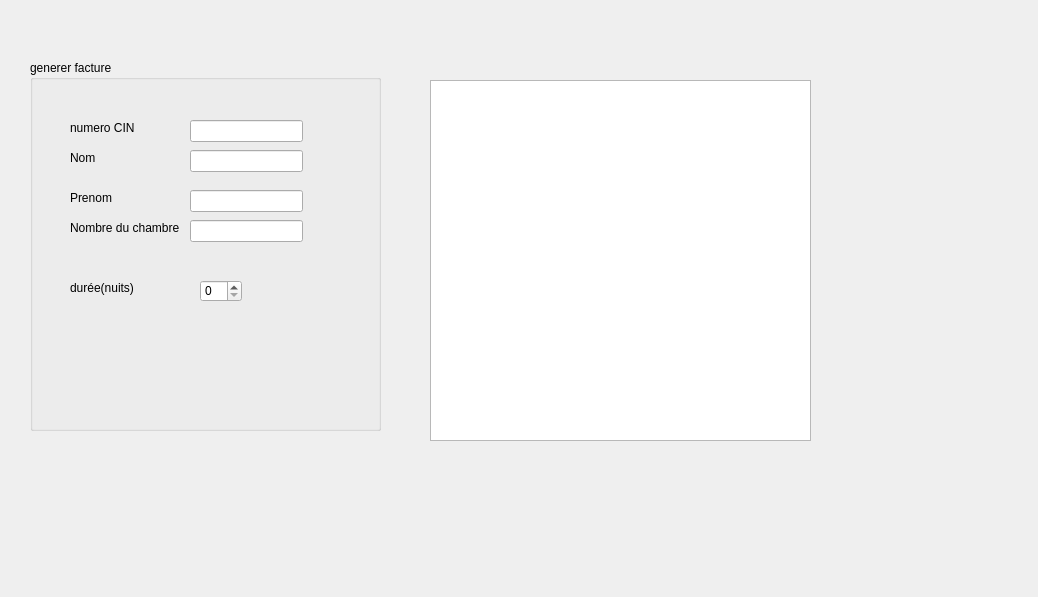
<?xml version="1.0" encoding="UTF-8"?>
<ui version="4.0">
 <class>GenererFacturePDF</class>
 <widget class="QWidget" name="GenererFacturePDF">
  <property name="geometry">
   <rect>
    <x>0</x>
    <y>0</y>
    <width>1038</width>
    <height>597</height>
   </rect>
  </property>
  <property name="windowTitle">
   <string>Form</string>
  </property>
  <widget class="QGroupBox" name="groupBox_2">
   <property name="geometry">
    <rect>
     <x>30</x>
     <y>60</y>
     <width>351</width>
     <height>371</height>
    </rect>
   </property>
   <property name="title">
    <string>generer facture</string>
   </property>
   <widget class="QLabel" name="label">
    <property name="geometry">
     <rect>
      <x>40</x>
      <y>90</y>
      <width>111</width>
      <height>16</height>
     </rect>
    </property>
    <property name="text">
     <string>Nom</string>
    </property>
   </widget>
   <widget class="QLineEdit" name="lineEdit">
    <property name="geometry">
     <rect>
      <x>160</x>
      <y>60</y>
      <width>113</width>
      <height>22</height>
     </rect>
    </property>
   </widget>
   <widget class="QLabel" name="label_2">
    <property name="geometry">
     <rect>
      <x>40</x>
      <y>130</y>
      <width>56</width>
      <height>16</height>
     </rect>
    </property>
    <property name="text">
     <string>Prenom</string>
    </property>
   </widget>
   <widget class="QLineEdit" name="lineEdit_2">
    <property name="geometry">
     <rect>
      <x>160</x>
      <y>130</y>
      <width>113</width>
      <height>22</height>
     </rect>
    </property>
   </widget>
   <widget class="QLabel" name="label_3">
    <property name="geometry">
     <rect>
      <x>40</x>
      <y>220</y>
      <width>81</width>
      <height>16</height>
     </rect>
    </property>
    <property name="text">
     <string>durée(nuits) </string>
    </property>
   </widget>
   <widget class="QSpinBox" name="spinBox">
    <property name="geometry">
     <rect>
      <x>170</x>
      <y>220</y>
      <width>42</width>
      <height>22</height>
     </rect>
    </property>
   </widget>
   <widget class="QLabel" name="label_4">
    <property name="geometry">
     <rect>
      <x>40</x>
      <y>60</y>
      <width>121</width>
      <height>16</height>
     </rect>
    </property>
    <property name="text">
     <string>numero CIN</string>
    </property>
   </widget>
   <widget class="QLineEdit" name="lineEdit_3">
    <property name="geometry">
     <rect>
      <x>160</x>
      <y>90</y>
      <width>113</width>
      <height>22</height>
     </rect>
    </property>
   </widget>
   <widget class="QLabel" name="label_5">
    <property name="geometry">
     <rect>
      <x>40</x>
      <y>160</y>
      <width>121</width>
      <height>16</height>
     </rect>
    </property>
    <property name="text">
     <string>Nombre du chambre</string>
    </property>
   </widget>
   <widget class="QLineEdit" name="lineEdit_4">
    <property name="geometry">
     <rect>
      <x>160</x>
      <y>160</y>
      <width>113</width>
      <height>22</height>
     </rect>
    </property>
   </widget>
  </widget>
  <widget class="QListView" name="listView">
   <property name="geometry">
    <rect>
     <x>430</x>
     <y>80</y>
     <width>381</width>
     <height>361</height>
    </rect>
   </property>
  </widget>
 </widget>
 <resources/>
 <connections/>
</ui>
